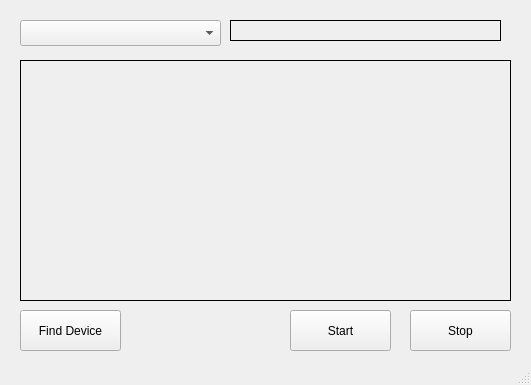
<?xml version="1.0" encoding="UTF-8"?>
<ui version="4.0">
 <class>MainWindow</class>
 <widget class="QMainWindow" name="MainWindow">
  <property name="geometry">
   <rect>
    <x>0</x>
    <y>0</y>
    <width>531</width>
    <height>385</height>
   </rect>
  </property>
  <property name="windowTitle">
   <string>MainWindow</string>
  </property>
  <widget class="QWidget" name="centralwidget">
   <widget class="QLabel" name="Camera_View">
    <property name="geometry">
     <rect>
      <x>20</x>
      <y>60</y>
      <width>491</width>
      <height>241</height>
     </rect>
    </property>
    <property name="frameShape">
     <enum>QFrame::Box</enum>
    </property>
    <property name="text">
     <string/>
    </property>
   </widget>
   <widget class="QPushButton" name="Enumerate">
    <property name="geometry">
     <rect>
      <x>20</x>
      <y>310</y>
      <width>101</width>
      <height>41</height>
     </rect>
    </property>
    <property name="text">
     <string>Find Device</string>
    </property>
   </widget>
   <widget class="QPushButton" name="Start">
    <property name="geometry">
     <rect>
      <x>290</x>
      <y>310</y>
      <width>101</width>
      <height>41</height>
     </rect>
    </property>
    <property name="text">
     <string>Start</string>
    </property>
   </widget>
   <widget class="QPushButton" name="Stop">
    <property name="geometry">
     <rect>
      <x>410</x>
      <y>310</y>
      <width>101</width>
      <height>41</height>
     </rect>
    </property>
    <property name="text">
     <string>Stop</string>
    </property>
   </widget>
   <widget class="QComboBox" name="comboBox">
    <property name="geometry">
     <rect>
      <x>20</x>
      <y>20</y>
      <width>201</width>
      <height>26</height>
     </rect>
    </property>
   </widget>
   <widget class="QLabel" name="label">
    <property name="geometry">
     <rect>
      <x>230</x>
      <y>20</y>
      <width>271</width>
      <height>21</height>
     </rect>
    </property>
    <property name="frameShape">
     <enum>QFrame::Box</enum>
    </property>
    <property name="text">
     <string/>
    </property>
   </widget>
  </widget>
  <widget class="QStatusBar" name="statusbar"/>
 </widget>
 <resources/>
 <connections/>
</ui>
